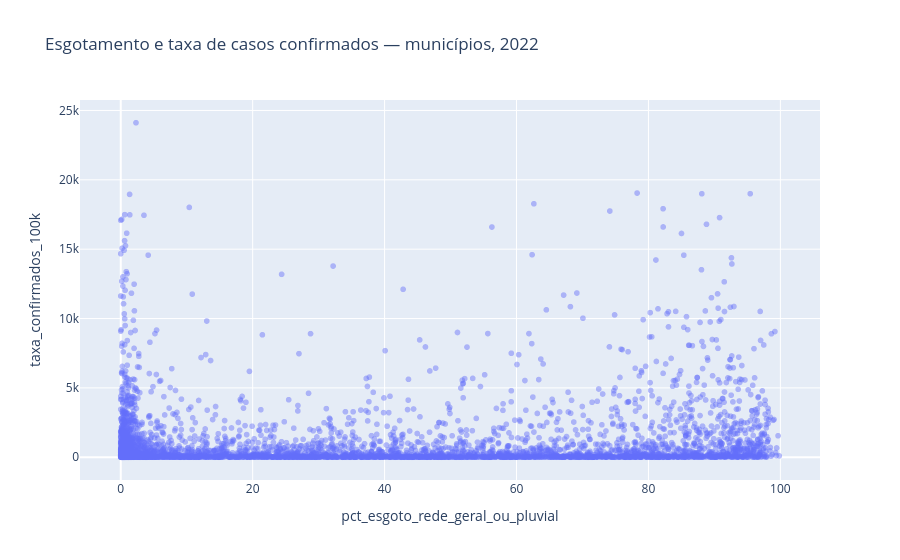

Notebook code for this chart:
### Code cell
px.scatter(
    integrado_2022.to_pandas(),
    x='pct_esgoto_rede_geral_ou_pluvial',
    y='taxa_confirmados_100k',
    hover_name='municipio',
    opacity=0.45,
    title='Esgotamento e taxa de casos confirmados — municípios, 2022',
)

### Figure 1 — Plotly figure (JSON) as saved in the notebook; plotly's stock layout.template omitted (floating-point values rounded to 4 significant figures; data arrays with more than 128 entries replaced by an {"elided": "..."} marker saying what was removed)
{"data": [{"hovertemplate": "<b>%{hovertext}</b><br><br>pct_esgoto_rede_geral_ou_pluvial=%{x}<br>taxa_confirmados_100k=%{y}<extra></extra>", "hovertext": {"elided": "4678 str values"}, "legendgroup": "", "marker": {"color": "#636efa", "opacity": 0.45, "symbol": "circle"}, "mode": "markers", "name": "", "showlegend": false, "type": "scattergl", "x": {"elided": "4678 float values"}, "xaxis": "x", "y": {"elided": "4678 float values"}, "yaxis": "y"}], "layout": {"legend": {"tracegroupgap": 0}, "title": {"text": "Esgotamento e taxa de casos confirmados — municípios, 2022"}, "xaxis": {"anchor": "y", "domain": [0, 1], "title": {"text": "pct_esgoto_rede_geral_ou_pluvial"}}, "yaxis": {"anchor": "x", "domain": [0, 1], "title": {"text": "taxa_confirmados_100k"}}}}
